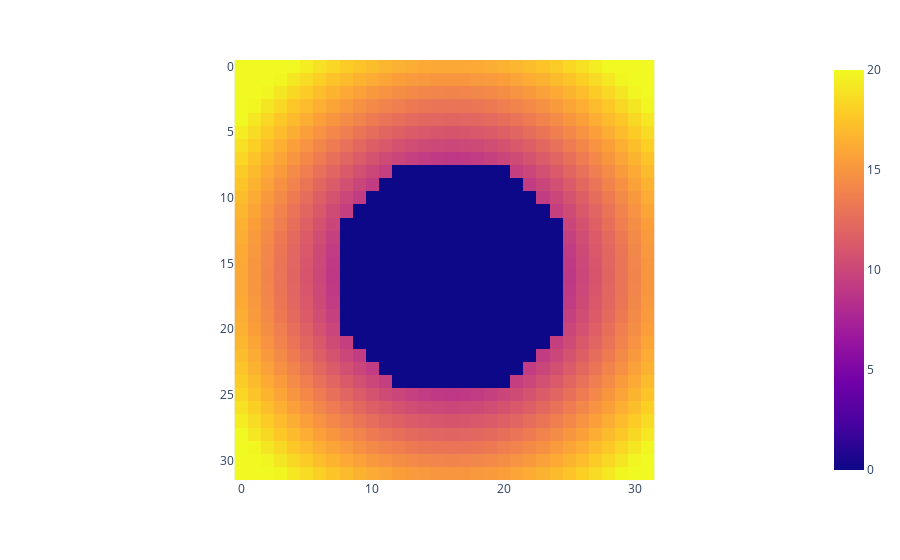

The cell this chart's notebook holds for it:
### Code cell
dst = get_weight_map(cuts[0].shape)
fig = px.imshow(dst[0])
fig.show()

### Figure 1 — Plotly figure (JSON) as saved in the notebook; plotly's stock layout.template omitted (floating-point values rounded to 4 significant figures; data arrays with more than 128 entries replaced by an {"elided": "..."} marker saying what was removed)
{"data": [{"coloraxis": "coloraxis", "hovertemplate": "x: %{x}<br>y: %{y}<br>color: %{z}<extra></extra>", "name": "0", "type": "heatmap", "xaxis": "x", "yaxis": "y", "z": {"elided": "32x32 float values"}}], "layout": {"coloraxis": {"colorscale": [[0, "#0d0887"], [0.1111, "#46039f"], [0.2222, "#7201a8"], [0.3333, "#9c179e"], [0.4444, "#bd3786"], [0.5556, "#d8576b"], [0.6667, "#ed7953"], [0.7778, "#fb9f3a"], [0.8889, "#fdca26"], [1, "#f0f921"]]}, "margin": {"t": 60}, "xaxis": {"anchor": "y", "constrain": "domain", "domain": [0, 1], "scaleanchor": "y"}, "yaxis": {"anchor": "x", "autorange": "reversed", "constrain": "domain", "domain": [0, 1]}}}
